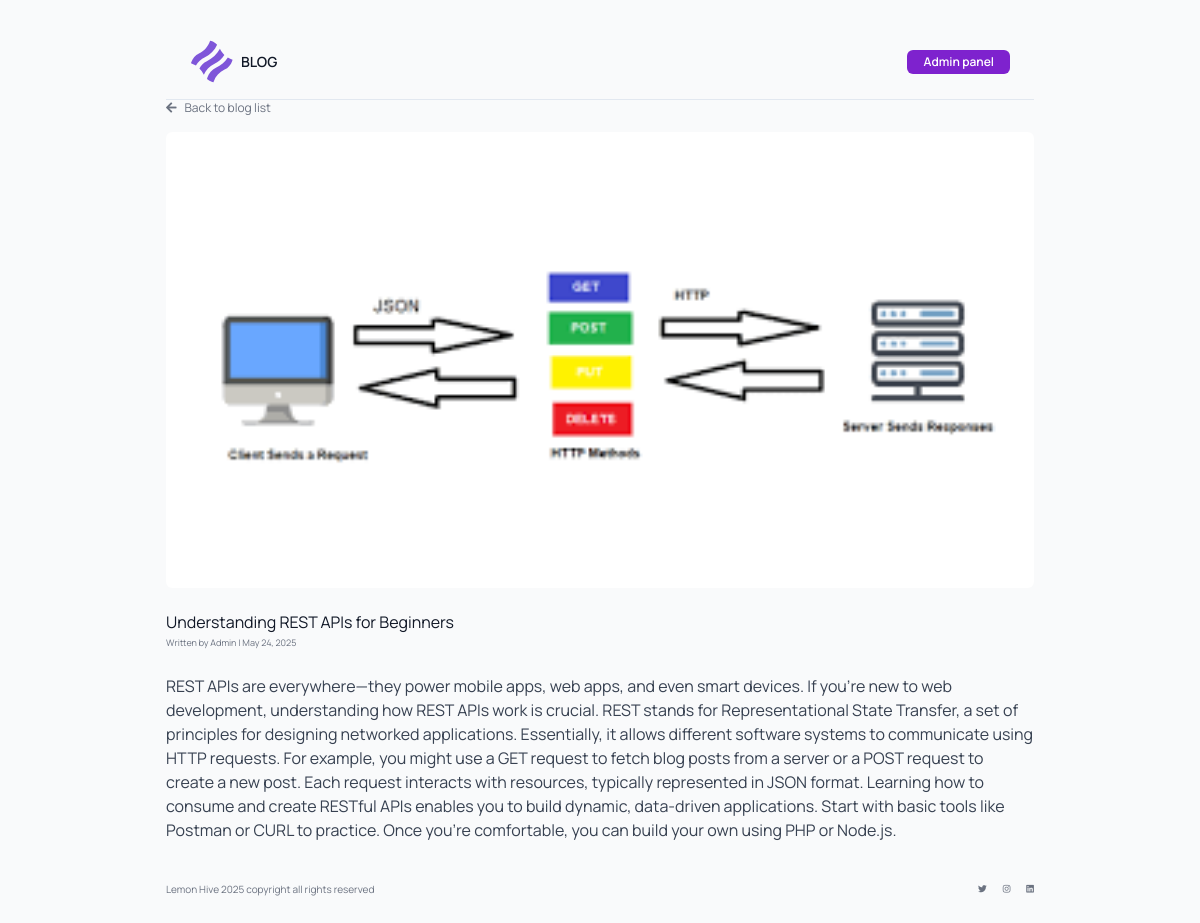
Page /blog.php?id=17 on the committed database.
### tables this page shows
CREATE TABLE `blogs` (
  `id` int UNSIGNED NOT NULL,
  `title` varchar(255) NOT NULL,
  `description` text NOT NULL,
  `image` varchar(255) DEFAULT NULL,
  `created_at` timestamp NULL DEFAULT CURRENT_TIMESTAMP
);

### core/LH/Database.php (called while the page is built, shortened)
<?php
class Database {
    private static $instance = null;
    private $conn;
    private function __construct() {
        $this->conn = new PDO("mysql:host=localhost;dbname=blogcms", "root", "root");
    }
    public static function getInstance() {
        if (self::$instance === null) {
            self::$instance = new Database();
        }
        return self::$instance;
    }
    public function getConnection() {
        return $this->conn;
    }
}

### core/LH/RequestHandler.php (called while the page is built, shortened)
<?php
class RequestHandler {
    public function getRequest($key) {
        return $_GET[$key] ?? null;
    }
}

### core/LH/Models/Blog.php (called while the page is built, shortened)
<?php
require_once __DIR__.'/../Database.php';
class Blog {
    private $db;
    public function __construct() {
        $this->db = Database::getInstance()->getConnection();
    }
    public function getPostById($id) {
        $stmt = $this->db->prepare("SELECT * FROM blogs WHERE id = ?");
        $stmt->execute([$id]);
        return $stmt->fetch(PDO::FETCH_ASSOC);
    }
}

### blog.php (the view, shortened to what this page needs)
<?php
require_once __DIR__.'/core/LH/RequestHandler.php';
require_once __DIR__.'/core/LH/Models/Blog.php';
$request = new RequestHandler();
$blog = new Blog();
$blogId = $request->getRequest('id');
$post = $blog->getPostById($blogId);
?>
<html lang="en">
 <head>
  <script src="https://cdn.tailwindcss.com">
  </script>
  <link href="https://cdnjs.cloudflare.com/ajax/libs/font-awesome/5.15.3/css/all.min.css" rel="stylesheet"/>
 </head>
 <body class="bg-[#F9FAFB] text-[#111827]">
  <div class="max-w-[900px] mx-auto px-4 py-6">
   <?php include 'header.php'; ?>
   <a href="index.php" class="flex items-center space-x-2 text-xs text-[#6B7280] mb-4 hover:text-[#111827]">
    <i class="fas fa-arrow-left">
    </i>
    <span>
     Back to blog list
    </span>
   </a>
    <img alt="<?= htmlspecialchars($post['title']) ?>" class="w-full rounded-md mb-6 object-cover" height="100" src="uploads/<?= htmlspecialchars($post['image']) ?>" width="900"/>
   <h1 class="text-base font-normal text-[#111827] mb-1 leading-tight">
    <?= htmlspecialchars($post['title']) ?>
   </h1>
   <p class="text-[9px] text-[#6B7280] mb-6 font-normal">
    Written by Admin | <?= date("F j, Y", strtotime($post['created_at'])) ?>
   </p>
   <article class="prose prose-sm max-w-none text-[#374151]">
    <p>
     <?= nl2br(htmlspecialchars($post['description'])) ?>
    </p>
   </article>
    <?php include 'footer.php'; ?>
 </body>
</html>

### blog.php (style rules this page uses)
body { font-family: 'Manrope', sans-serif; }

### header.php (style rules this page uses)
body { font-family: 'Manrope', sans-serif; }

### footer.php (style rules this page uses)
body { font-family: 'Manrope', sans-serif; }

### rows in the picture
blogs: image (picture), title "Understanding REST APIs for Beginners", created_at "May 24, 2025", description "REST APIs are everywhere—they power mobile apps, web apps, and even smart devices. If you're new to web development, understanding how REST APIs work is crucial. REST stands for Representational State Transfer, a set of principles for designing networked applications. Essentially, it allows different software systems to communicate using HTTP requests. For example, you might use a GET request to fetch blog posts from a server or a POST request to create a new post. Each request interacts with resources, typically represented in JSON format. Learning how to consume and create RESTful APIs enables you to build dynamic, data-driven applications. Start with basic tools like Postman or CURL to…"
